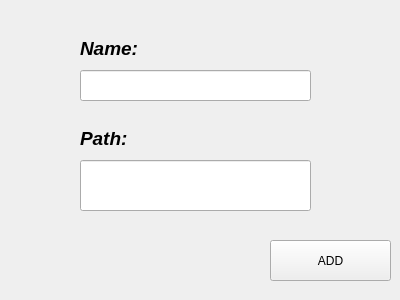
<?xml version="1.0" encoding="UTF-8"?>
<ui version="4.0">
 <class>Form</class>
 <widget class="QWidget" name="Form">
  <property name="geometry">
   <rect>
    <x>0</x>
    <y>0</y>
    <width>400</width>
    <height>300</height>
   </rect>
  </property>
  <property name="windowTitle">
   <string>Add shortcut</string>
  </property>
  <widget class="QLineEdit" name="name">
   <property name="geometry">
    <rect>
     <x>80</x>
     <y>70</y>
     <width>231</width>
     <height>31</height>
    </rect>
   </property>
  </widget>
  <widget class="QLineEdit" name="path">
   <property name="geometry">
    <rect>
     <x>80</x>
     <y>160</y>
     <width>231</width>
     <height>51</height>
    </rect>
   </property>
  </widget>
  <widget class="QPushButton" name="addB">
   <property name="geometry">
    <rect>
     <x>270</x>
     <y>240</y>
     <width>121</width>
     <height>41</height>
    </rect>
   </property>
   <property name="text">
    <string>ADD</string>
   </property>
  </widget>
  <widget class="QLabel" name="label">
   <property name="geometry">
    <rect>
     <x>80</x>
     <y>40</y>
     <width>81</width>
     <height>16</height>
    </rect>
   </property>
   <property name="font">
    <font>
     <pointsize>14</pointsize>
     <weight>75</weight>
     <italic>true</italic>
     <bold>true</bold>
    </font>
   </property>
   <property name="text">
    <string>Name:</string>
   </property>
  </widget>
  <widget class="QLabel" name="label_2">
   <property name="geometry">
    <rect>
     <x>80</x>
     <y>130</y>
     <width>61</width>
     <height>16</height>
    </rect>
   </property>
   <property name="font">
    <font>
     <pointsize>14</pointsize>
     <weight>75</weight>
     <italic>true</italic>
     <bold>true</bold>
    </font>
   </property>
   <property name="text">
    <string>Path:</string>
   </property>
  </widget>
 </widget>
 <resources/>
 <connections/>
</ui>
